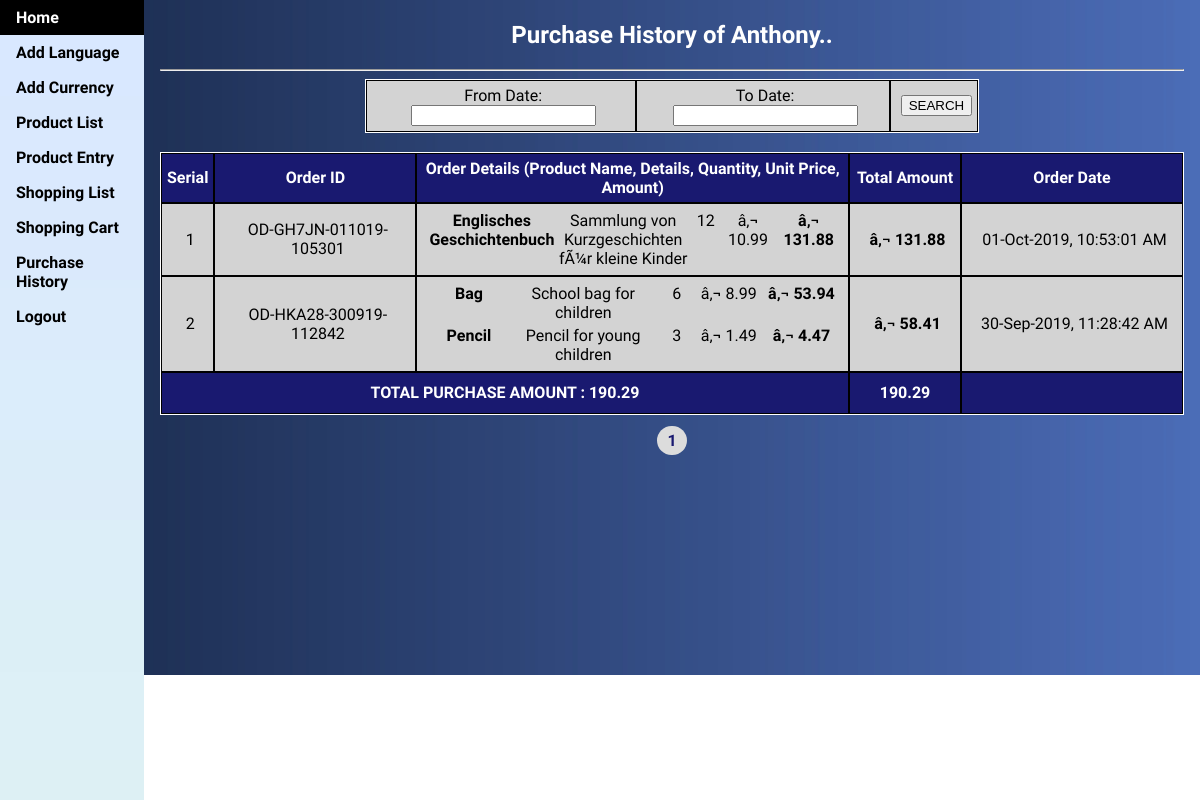
Screenshot of /purchasehistory.php (signed in) with the database file from the repository.
### tables this page shows
CREATE TABLE `tbl_order_master` (
  `id` int(10) NOT NULL,
  `o_order_id` varchar(50) NOT NULL,
  `user_id` varchar(50) NOT NULL,
  `order_date` datetime NOT NULL,
  `order_currency` varchar(10) NOT NULL,
  `order_amount` float(10,2) NOT NULL
);

CREATE TABLE `tbl_order_productdetail` (
  `id` int(10) NOT NULL,
  `p_order_id` varchar(50) NOT NULL,
  `product_id` varchar(50) NOT NULL,
  `product_name` varchar(100) NOT NULL,
  `product_detail` varchar(50) NOT NULL,
  `quantity` int(10) NOT NULL,
  `price` float(10,2) NOT NULL
);

### purchasehistory.php (the view, shortened to what this page needs)
<?php
	if ($_SESSION["login_user"]) {
?>
<!DOCTYPE html>
<html>
<head>
	<link rel="stylesheet" type="text/css" href="css/style.css">
	<link rel="stylesheet" type="text/css" href="css/style-nav.css">
	<link rel="stylesheet" type="text/css" href="css/font-abel.css">
	<link rel="stylesheet" type="text/css" href="css/font-awesome.css">
</head>
<body>
<?php
include ("menu.php");
?>
<div style="margin-left:12%;padding:1px 16px;">
<h2>Purchase History of <?php echo $_SESSION["login_user"]; ?>..</h2>
<hr/>
<form action="" method="post">
	<table align="center" padding-left="20px" cellspacing="0" width="60%">
		<tr>
			<td>From Date: <input type="text" id="fromdate" name="fromdate"></td>
			<td>To Date: <input type="text" id="todate" name="todate"></td>
			<td><input type="submit" name="submit" value="SEARCH"></td>
		</tr>
	</table>
</form>
<br>
<div>
<table align="center" width="100%" cellspacing="0">
	<tr>
		<th width="30px">Serial</th>
		<th width="190px">Order ID</th>
		<th>Order Details (Product Name, Details, Quantity, Unit Price, Amount)</th>
		<th width="100px">Total Amount</th>
		<th width="210px">Order Date</th>
	</tr>
	<?php
	include("config.php");
	$user_id = $_SESSION["user_id"];
	$pager_links = "";
	$limit = 5;
	if (isset($_GET["page"]))
	{
		$page  = $_GET["page"];
	}
	else
	{
		$page=1;
	};
	$start_from = ($page-1) * $limit;
	if(@$_REQUEST["fromdate"])
	{
		$fdate = $_REQUEST["fromdate"];
		$tdate = $_REQUEST["todate"];
		$pager_links .= '&fromdate='.$fdate;
		$pager_links .= '&todate='.$tdate;
		$arrfdate = explode("/", $fdate);
		$sfdate = $arrfdate[2]."-".$arrfdate[0]."-".$arrfdate[1];
		$arrtdate = explode("/", $tdate);
		$stdate = $arrtdate[2]."-".$arrtdate[0]."-".($arrtdate[1]+1);
		if ($fdate > $tdate)
		{
			echo "<script>alert('Enter Valid Dates..')</script>";
		}
		echo "<p><b>Purchase History Between:</b> ".$arrfdate[1]."/".$arrfdate[0]."/".$arrfdate[2]." & ".$arrtdate[1]."/".$arrtdate[0]."/".$arrtdate[2]."</p>";
	    $purchasehistory = mysqli_query($conn, "SELECT * FROM tbl_order_master JOIN tbl_order_productdetail ON tbl_order_master.o_order_id = tbl_order_productdetail.p_order_id WHERE tbl_order_master.user_id = '".$user_id."' AND tbl_order_master.order_date >= '$sfdate' AND tbl_order_master.order_date <= '$stdate' GROUP BY tbl_order_master.o_order_id ORDER BY tbl_order_productdetail.id DESC LIMIT $start_from, $limit");
	}
	else
	{
		$purchasehistory = mysqli_query($conn, "SELECT * FROM tbl_order_master JOIN tbl_order_productdetail ON tbl_order_master.o_order_id = tbl_order_productdetail.p_order_id WHERE tbl_order_master.user_id = '".$user_id."' GROUP BY tbl_order_master.o_order_id ORDER BY tbl_order_productdetail.id DESC LIMIT $start_from, $limit");
	}
	if (mysqli_num_rows($purchasehistory) > 0)
	{
		$serial = 1;
		$total_amount = 0;
	    while ($rows = mysqli_fetch_array($purchasehistory, MYSQLI_ASSOC))
	    {
	?>
	<tr>
		<td><?php echo $serial; ?></td>
		<td><?php $order_id = $rows["o_order_id"]; echo $rows["o_order_id"]; ?></td>
		<td>
		<?php
		$productlist = mysqli_query($conn, "SELECT * FROM tbl_order_productdetail WHERE p_order_id='".$order_id."'");
		if (mysqli_num_rows($productlist) > 0)
		{
			while ($row_product = mysqli_fetch_array($productlist, MYSQLI_ASSOC))
			{
		?>
		<div class="container">
			<div class="box">
				<div class="box-row">
					<div class="box-cell" style="width: 20%;"><?php echo "<b>".$row_product["product_name"]."</b>"; ?></div>
					<div class="box-cell" style="width: 35%;"><?php echo $row_product["product_detail"]; ?></div>
					<div class="box-cell" style="width: 10%;"><?php echo $row_product["quantity"]; ?></div>
					<div class="box-cell" style="width: 15%;"><?php echo $rows["order_currency"]." ".$row_product["price"]; ?></div>
					<div class="box-cell" style="width: 20%;">
						<?php echo "<b>".$rows["order_currency"]." ".$amount = ($row_product["quantity"] * $row_product["price"])."</b>"; ?>
					</div>
				</div>
			</div>
		</div>
		<?php
			}
		}
		?>
		</td>
		<td><b><?php echo $rows["order_currency"]." ".$rows["order_amount"]; ?></b></td>
		<td><?php echo date('d-M-Y, h:i:s A', strtotime($rows["order_date"])); ?></td>
	</tr>
	<?php
		$total_amount += $rows["order_amount"];
		$serial++;
		}
	}
	else
	{
	?>
	<tr>
		<td colspan="5"><b>-- NO RECORDS FOUND --</b></td>
	</tr>
	<?php
	}
	?>
	<tfoot>
		<tr>
			<th colspan="3">
				<?php
					$totamount = mysqli_query($conn, "SELECT SUM(order_amount) AS amount_sum FROM tbl_order_master WHERE user_id = '".$user_id."' ");
					$rowval = mysqli_fetch_assoc($totamount);
					echo "TOTAL PURCHASE AMOUNT : ".$sum_amt = $rowval['amount_sum'];
				?>
			</th>
			<th><?php echo "<b>".@$total_amount."</b>"; ?></th>
			<th></th>
		</tr>
	</tfoot>
</table>
<p class="pagination">
	<?php
	if(@$_REQUEST["fromdate"])
	{
		$sql = mysqli_query($conn, "SELECT COUNT(DISTINCT o_order_id) FROM tbl_order_master JOIN tbl_order_productdetail ON tbl_order_master.o_order_id = tbl_order_productdetail.p_order_id WHERE tbl_order_master.user_id = '".$user_id."' AND tbl_order_master.order_date >= '$sfdate' AND tbl_order_master.order_date <= '$stdate' ORDER BY tbl_order_productdetail.id DESC");
	}
	else
	{
		$sql = mysqli_query($conn, "SELECT COUNT(DISTINCT o_order_id) FROM tbl_order_master JOIN tbl_order_productdetail ON tbl_order_master.o_order_id = tbl_order_productdetail.p_order_id WHERE tbl_order_master.user_id = '".$user_id."' ORDER BY tbl_order_productdetail.id DESC");
	}
	$row = mysqli_fetch_row($sql);
	$total_records = $row[0];
	$total_pages = ceil($total_records / $limit);
	$pageLink = "";
	for ($i=1; $i<=$total_pages; $i++)
	{
		if ($i==$page)
		{
			$pageLink .= "<a class='active' href='purchasehistory.php?page=".$i.$pager_links."'>".$i."</a>";
		}
		else
		{
			$pageLink .= "<a href='purchasehistory.php?page=".$i.$pager_links."'>".$i."</a>";
		}
	}
	echo $pageLink;
	?>
</p>
</div>
</div>
<?php
	}
	else
	{
    	header("Location:index.php");
	}
?>
</body>
</html>

### menu.php (shortened to what this page needs)
<ul>
	<li><a href="welcome.php">Home</a></li>
	<li><a href="addlanguage.php">Add Language</a></li>
	<li><a href="addcurrency.php">Add Currency</a></li>
	<li><a href="productlist.php">Product List</a></li>
	<li><a href="productentry.php">Product Entry</a></li>
	<li><a href="shoppinglist.php">Shopping List</a></li>
	<li><a href="shoppingcart.php">Shopping Cart</a></li>
	<li><a href="purchasehistory.php">Purchase History</a></li>
	<li><a href="logout.php">Logout</a></li>
</ul>

### css/style.css (style rules this page uses)
body { background-image: url("images/bglogin.jpg"); background-repeat: no-repeat; background-size: cover; font-family: "Abel"; }
table { align-self: center; text-align: center; border: 1px solid white; border-spacing: 0px; background-color: white; }
th { background-color: midnightblue; color: white; text-align: center; padding: 5px; height: 30px; border: 1px solid black; }
td { background-color: lightgray; color: black; padding: 5px 5px 5px 10px; height: 30px; border: 1px solid black; }
h1, h2, h3, h4, h5, h6 { color: white; text-align: center; }
a { text-decoration: none; font-weight: bold; }
p { text-align: center; }

### css/style-nav.css (style rules this page uses)
body { margin: 0; }
ul { list-style-type: none; margin: 0; padding: 0; width: 12%; background-image: url("images/bgnavbar.jpg"); position: fixed; height: 100%; overflow: auto; }
li a { display: block; color: black; padding: 8px 16px; text-decoration: none; }

### purchasehistory.php (style rules this page uses)
.pagination a { background-color: midnightblue; color: white; padding: 5px 10px; border-radius: 50%; }
.pagination a.active { background-color: gainsboro; color: midnightblue; padding: 5px 10px; border-radius: 50%; }
p { color: white; }
.container .box { width: 100%; display:table; }
.container .box .box-row { display:table-row; padding: 2px; }
.container .box .box-cell { display: table-cell; padding: 2px; align-content: justify; }

### rows the page displays
tbl_order_master: o_order "OD-GH7JN-011019-105301", order_currency "â‚¬", order_amount "131.88", order_date "01-Oct-2019, 10:53:01 AM"
tbl_order_productdetail: product_name "Englisches Geschichtenbuch", product_detail "Sammlung von Kurzgeschichten fÃ¼r kleine Kinder", quantity "12", price "10.99", $row_product["quantity"] * $row_product["price"] "131.88"
tbl_order_master: o_order "OD-HKA28-300919-112842", order_currency "â‚¬", order_amount "58.41", order_date "30-Sep-2019, 11:28:42 AM"
tbl_order_productdetail: product_name "Bag", product_detail "School bag for children", quantity "6", price "8.99", $row_product["quantity"] * $row_product["price"] "53.94"
tbl_order_productdetail: product_name "Pencil", product_detail "Pencil for young children", quantity "3", price "1.49", $row_product["quantity"] * $row_product["price"] "4.47"

### other values shown
$_SESSION["login_user"] "Anthony"
$sum_amt = $rowval['amount_sum'] "190.29"
